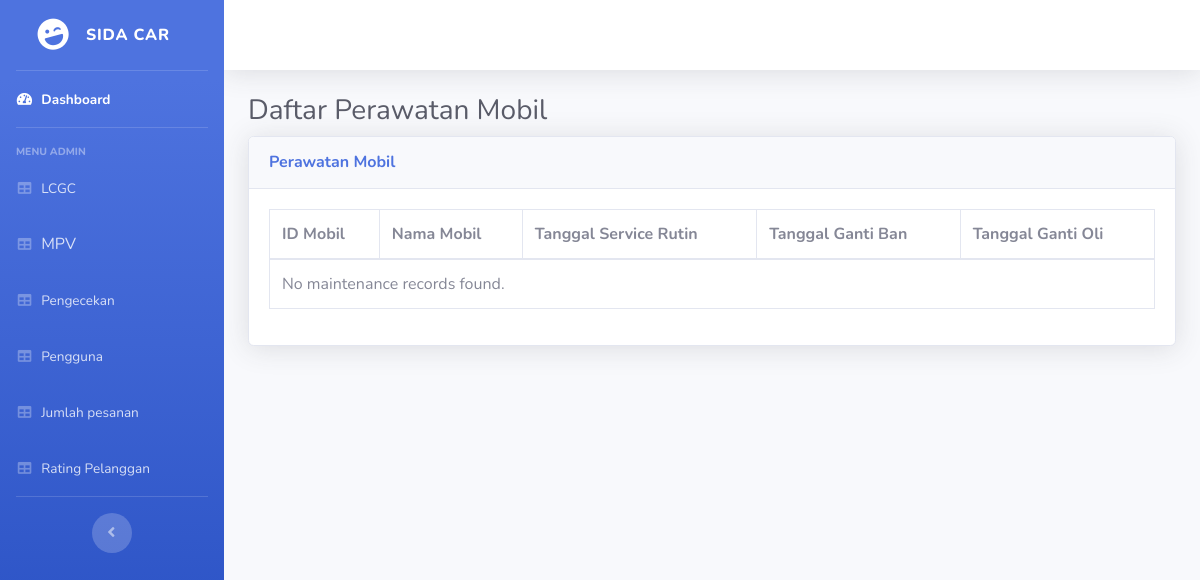
/Src/Index_Admin/pengecekan.php (signed in), run on an earlier commit of the app's database.
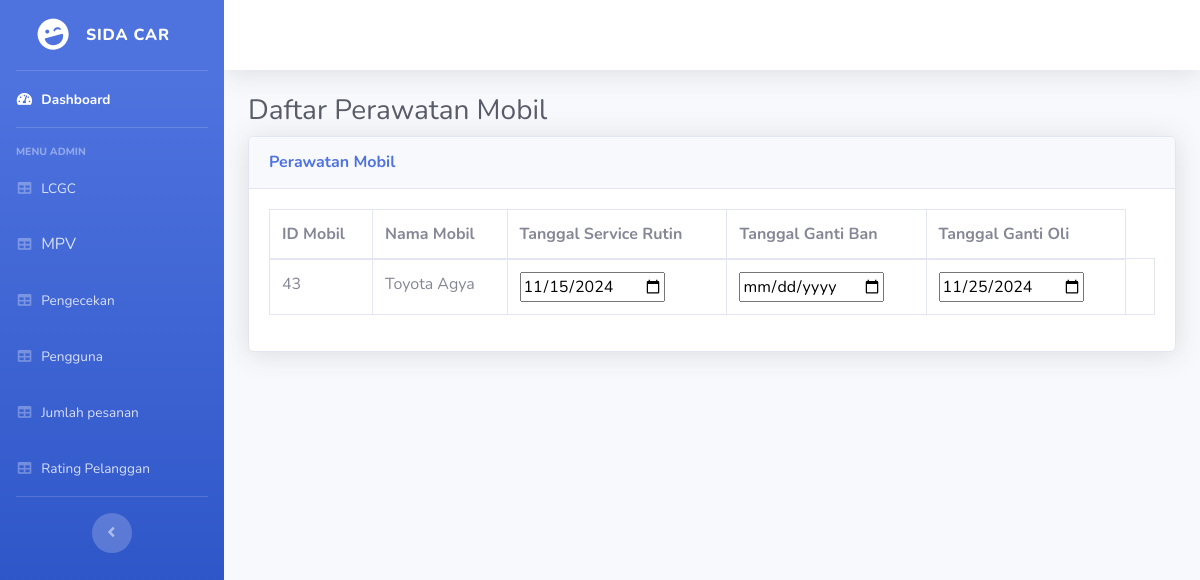
And on a later commit of the database.
### tables this page shows
CREATE TABLE `pengecekan` (
  `id_perawatan` int(11) NOT NULL,
  `id_mobil` int(11) NOT NULL,
  `tanggal_service_rutin` date DEFAULT NULL,
  `tanggal_ganti_ban` date DEFAULT NULL,
  `tanggal_ganti_oli` date DEFAULT NULL
);

CREATE TABLE `products` (
  `id` int(11) NOT NULL,
  `type` tinyint(4) NOT NULL COMMENT '0 = "LCGC", 1 = "MPV"',
  `product_name` varchar(100) NOT NULL,
  `product_details` varchar(300) NOT NULL,
  `product_price` varchar(30) NOT NULL,
  `image` varchar(300) NOT NULL
);

### Src/Index_Admin/pengecekan.php (the view, shortened to what this page needs)
<?php
include 'header.php';
$fetch_products = "SELECT id, product_name FROM products";
$products = $conn->query($fetch_products);
$fetch_maintenance = "SELECT * FROM pengecekan";
$maintenance = $conn->query($fetch_maintenance);
?>
<div class="container-fluid">
    <h1 class="h3 mb-2 text-gray-800" style='display: inline-block;'>Daftar Perawatan Mobil</h1>
    <div class="card shadow mb-4">
        <div class="card-header py-3">
            <h6 class="m-0 font-weight-bold text-primary">Perawatan Mobil</h6>
        </div>
        <div class="card-body">
            <div class="table-responsive">
                <table class="table table-bordered" id="dataTable" width="100%" cellspacing="0">
                    <thead>
                        <tr>
                            <th>ID Mobil</th>
                            <th>Nama Mobil</th>
                            <th>Tanggal Service Rutin</th>
                            <th>Tanggal Ganti Ban</th>
                            <th>Tanggal Ganti Oli</th>
                        </tr>
                    </thead>
                    <tbody>
                        <?php
                        if ($maintenance->num_rows > 0) {
                            while ($row = $maintenance->fetch_assoc()) {
                                $product_name = "";
                                if ($products->num_rows > 0) {
                                    $products->data_seek(0);
                                    while ($product_row = $products->fetch_assoc()) {
                                        if ($product_row['id'] == $row['id_mobil']) {
                                            $product_name = $product_row['product_name'];
                                            break;
                                        }
                                    }
                                }
                                ?>
                                <form method="POST" action="pengecekan.php">
                                    <tr>
                                        <td><?php echo $row['id_mobil']; ?></td>
                                        <td><?php echo $product_name; ?></td>
                                        <td>
                                            <input type="date" name="tanggal_service_rutin"
                                                value="<?php echo $row['tanggal_service_rutin']; ?>"
                                                onchange="confirmUpdate(this.form, 'tanggal_service_rutin');">
                                        </td>
                                        <td>
                                            <input type="date" name="tanggal_ganti_ban"
                                                value="<?php echo $row['tanggal_ganti_ban']; ?>"
                                                onchange="confirmUpdate(this.form, 'tanggal_ganti_ban');">
                                        </td>
                                        <td>
                                            <input type="date" name="tanggal_ganti_oli"
                                                value="<?php echo $row['tanggal_ganti_oli']; ?>"
                                                onchange="confirmUpdate(this.form, 'tanggal_ganti_oli');">
                                        </td>
                                        <td>
                                        </td>
                                    </tr>
                                </form>
                                <?php
                            }
                        } else {
                            echo "<tr><td colspan='5'>No maintenance records found.</td></tr>";
                        }
                        ?>
                    </tbody>
                </table>
            </div>
        </div>
    </div>
</div>
</div>
</div>

What changed in the data, as far as the page shows it:
added pengecekan: id_mobil "43", products.product_name "Toyota Agya", tanggal_service_rutin "11/15/2024", tanggal_ganti_oli "11/25/2024"
Also different on the page:
text no longer shown: "No maintenance records found."
